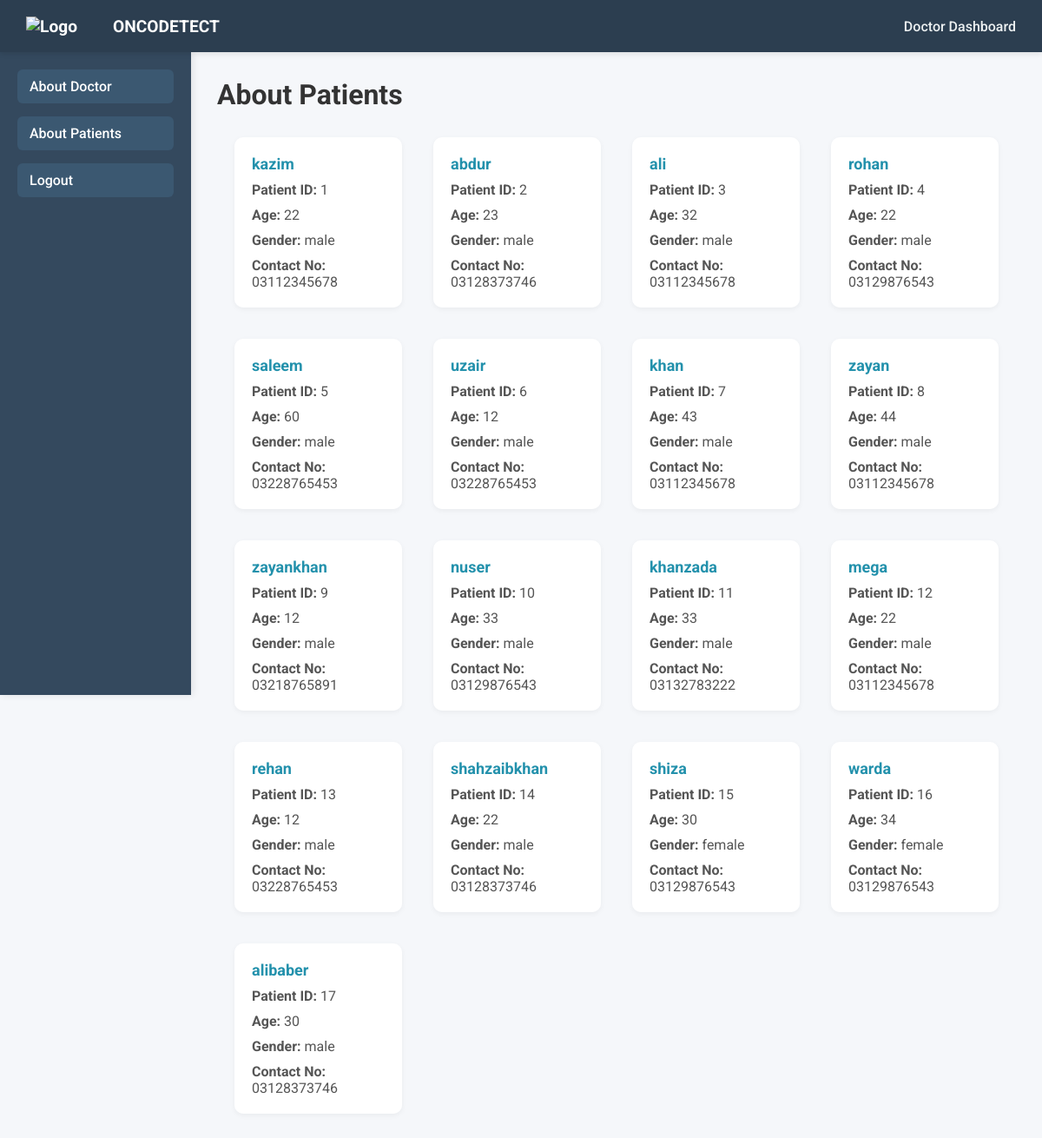
Page /dashboard/about_patient on the earlier database version.
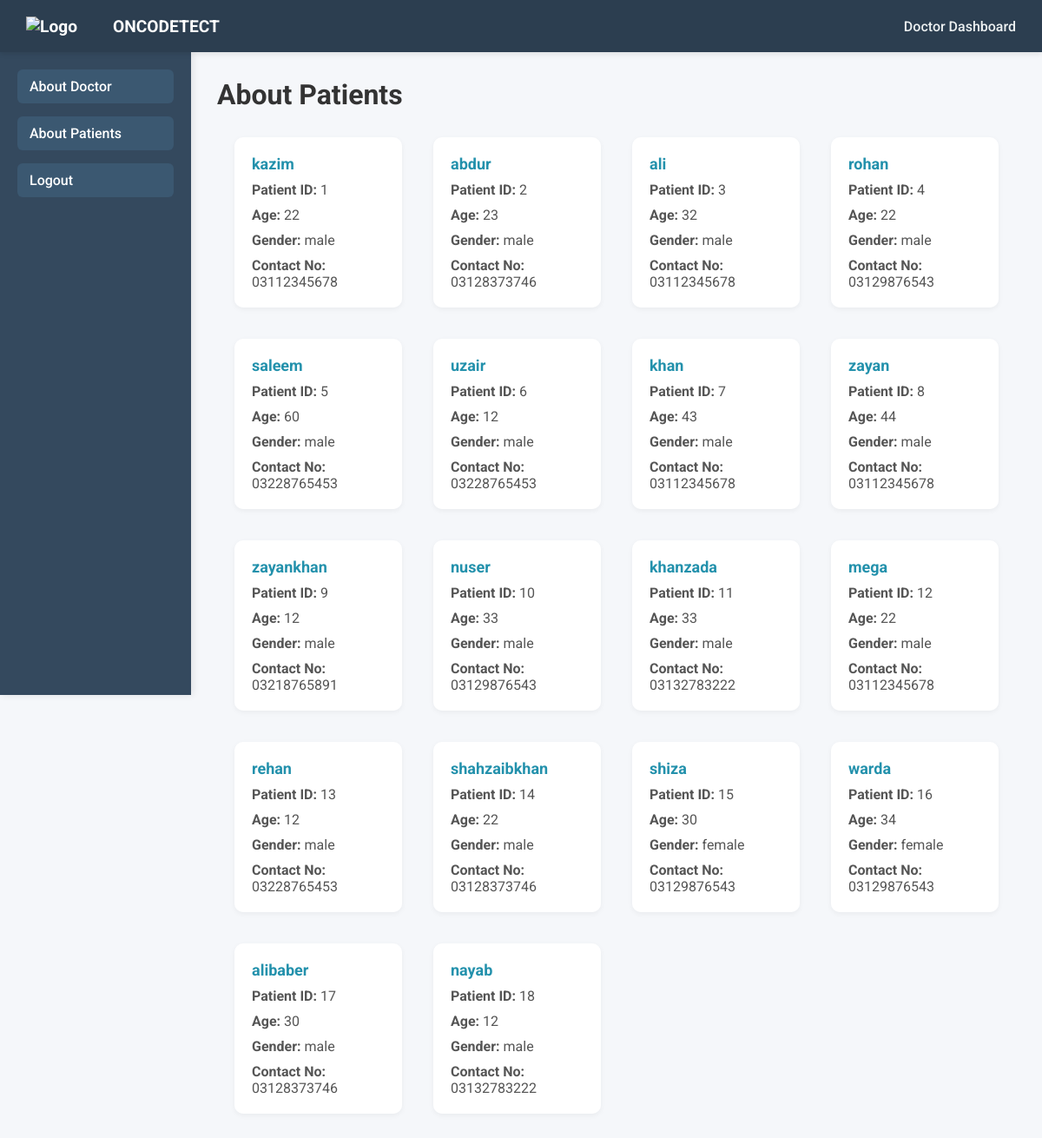
Same page on the later database version.
### models.py (models this page shows, shortened)
class Patient(db.Model):
    id = db.Column(db.Integer, primary_key=True)
    username = db.Column(db.String(100), unique=True, nullable=False)
    email = db.Column(db.String(100), unique=True, nullable=False)
    password = db.Column(db.String(200), nullable=False)
    age = db.Column(db.Integer, nullable=True)
    gender = db.Column(db.String(10), nullable=True)
    phone_number = db.Column(db.String(15), nullable=True)
    xray_image = db.Column(db.String(200), nullable=True)
    tumor_stage = db.Column(db.String(50), nullable=True)
    biopsy_file = db.Column(db.String(200), nullable=True)
    report_pdf = db.Column(db.String(200), nullable=True)
    brain_mri_image = db.Column(db.String(100), nullable=True)
    brain_mri_class = db.Column(db.String(100), nullable=True)
    brain_mri_confidence = db.Column(db.Float, nullable=True)
    brain_report_pdf = db.Column(db.String(200), nullable=True)
    result = db.Column(db.String(100), nullable=True)

### Blueprint/dashboard.py (the view)
@dashboard_bp.route('/about_patient', methods=['GET'])
def about_patient():
    patients = Patient.query.all()
    return render_template('about_patient.html', patients=patients)

### templates/about_patient.html (shortened to what this page needs)
<!DOCTYPE html>
<html lang="en">
<head>
    <link rel="stylesheet" href="{{ url_for('static', filename='css/aboutpat.css') }}">
</head>
<body>
<nav class="navbar">
    <div class="logo">
        <img src="{{ url_for('static', filename='css/images/logoo.png') }}" alt="Logo" style="width: 100px; height: auto;">ONCODETECT
    </div>
    <div class="profile">
        <a href="{{ url_for('dashboard.doctor_dashboard') }}">Doctor Dashboard</a>
    </div>
</nav>
<div class="sidebar">
    <ul>
        <li><a href="{{ url_for('dashboard.about_doctor') }}">About Doctor</a></li>
        <li><a href="{{ url_for('dashboard.about_patient') }}">About Patients</a></li>
        <li><a href="{{ url_for('login.login') }}">Logout</a></li>
    </ul>
</div>
<div class="page-wrapper">
    <h1>About Patients</h1>
    <div class="card-container">
        {% for patient in patients %}
        <div class="card">
            <h3>{{ patient.username }}</h3>
            <p><strong>Patient ID:</strong> {{ patient.id }}</p>
            <p><strong>Age:</strong> {{ patient.age }}</p>
            <p><strong>Gender:</strong> {{ patient.gender }}</p>
            <p><strong>Contact No:</strong> {{ patient.phone_number }}</p>
        </div>
        {% endfor %}
    </div>
</div>
</body>
</html>

Differences in the rows shown:
added Patient: username "nayab", id "18", age "12", gender "male", phone_number "03132783222"
